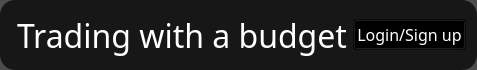
     <widget class="QFrame" name="top_bar">
      <property name="minimumSize">
       <size>
        <width>0</width>
        <height>70</height>
       </size>
      </property>
      <property name="maximumSize">
       <size>
        <width>16777215</width>
        <height>70</height>
       </size>
      </property>
      <property name="styleSheet">
       <string notr="true">*{
	font-family:century gothic;
	fontsize:24px;
}

QFrame
{
	background:rgba(0,0,0,0.7);
	border-radius:15px;
	
	
}

*{
	
}


QLabel
{
	color:white;
	background: transparent;
}



QLineEdit
{
	background:transparent;
	border:none;
	color: rgb(15, 15, 15);
	border-bottom:1px solid  rgb(35, 35, 35);
}



</string>
      </property>
      <property name="frameShape">
       <enum>QFrame::NoFrame</enum>
      </property>
      <property name="frameShadow">
       <enum>QFrame::Raised</enum>
      </property>
      <layout class="QHBoxLayout" name="horizontalLayout">
       <item>
        <widget class="QFrame" name="frame">
         <property name="styleSheet">
          <string notr="true">QFrame
{
	background:rgba(0,0,0,0.2);
	border-radius:15px;
	
	
}</string>
         </property>
         <property name="frameShape">
          <enum>QFrame::NoFrame</enum>
         </property>
         <property name="frameShadow">
          <enum>QFrame::Raised</enum>
         </property>
         <widget class="QPushButton" name="btn_home">
          <property name="geometry">
           <rect>
            <x>30</x>
            <y>0</y>
            <width>111</width>
            <height>61</height>
           </rect>
          </property>
          <property name="cursor">
           <cursorShape>PointingHandCursor</cursorShape>
          </property>
          <property name="contextMenuPolicy">
           <enum>Qt::NoContextMenu</enum>
          </property>
          <property name="styleSheet">
           <string notr="true">border-radius: 0px;
</string>
          </property>
          <property name="text">
           <string/>
          </property>
          <property name="icon">
           <iconset resource="test.qrc">
            <normaloff>:/images/white_logo_small.png</normaloff>:/images/white_logo_small.png</iconset>
          </property>
          <property name="iconSize">
           <size>
            <width>100</width>
            <height>90</height>
           </size>
          </property>
         </widget>
        </widget>
       </item>
       <item>
        <widget class="QLabel" name="label_13">
         <property name="font">
          <font>
           <family>century gothic</family>
           <pointsize>24</pointsize>
          </font>
         </property>
         <property name="text">
          <string>Trading with a budget</string>
         </property>
         <property name="alignment">
          <set>Qt::AlignCenter</set>
         </property>
        </widget>
       </item>
       <item>
        <widget class="QPushButton" name="btn_login_signup">
         <property name="font">
          <font>
           <family>century gothic</family>
           <pointsize>12</pointsize>
          </font>
         </property>
         <property name="cursor">
          <cursorShape>PointingHandCursor</cursorShape>
         </property>
         <property name="styleSheet">
          <string notr="true">QPushButton
{
	background: transparent;
	color: rgb(255, 255, 255);
}

QPushButton:hover {
	color: rgb(0, 170, 255);
}
</string>
         </property>
         <property name="text">
          <string>Login/Sign up</string>
         </property>
        </widget>
       </item>
      </layout>
     </widget>
